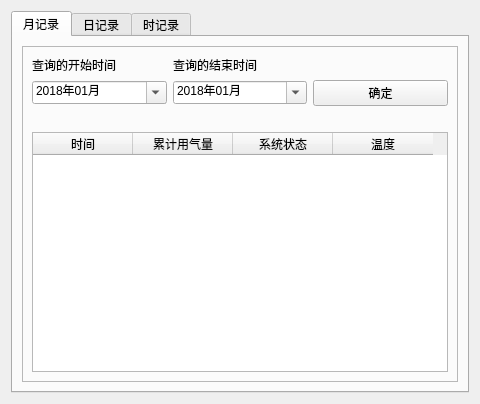
<?xml version="1.0" encoding="UTF-8"?>
<ui version="4.0">
 <class>ReadHstDt</class>
 <widget class="QWidget" name="ReadHstDt">
  <property name="geometry">
   <rect>
    <x>0</x>
    <y>0</y>
    <width>480</width>
    <height>404</height>
   </rect>
  </property>
  <property name="windowTitle">
   <string>Form</string>
  </property>
  <layout class="QGridLayout" name="gridLayout">
   <item row="0" column="0">
    <widget class="QTabWidget" name="tabW_History">
     <property name="currentIndex">
      <number>0</number>
     </property>
     <widget class="QWidget" name="tab_3">
      <attribute name="title">
       <string>月记录</string>
      </attribute>
      <layout class="QGridLayout" name="gridLayout_6">
       <item row="0" column="0">
        <widget class="QFrame" name="frame">
         <property name="frameShape">
          <enum>QFrame::StyledPanel</enum>
         </property>
         <property name="frameShadow">
          <enum>QFrame::Raised</enum>
         </property>
         <layout class="QGridLayout" name="gridLayout_5">
          <item row="0" column="0">
           <layout class="QGridLayout" name="gridLayout_2">
            <item row="1" column="0">
             <layout class="QHBoxLayout" name="horizontalLayout">
              <item>
               <widget class="QDateTimeEdit" name="DTEMonthStart">
                <property name="dateTime">
                 <datetime>
                  <hour>0</hour>
                  <minute>0</minute>
                  <second>0</second>
                  <year>2018</year>
                  <month>1</month>
                  <day>1</day>
                 </datetime>
                </property>
                <property name="displayFormat">
                 <string>yyyy年MM月</string>
                </property>
                <property name="calendarPopup">
                 <bool>true</bool>
                </property>
               </widget>
              </item>
             </layout>
            </item>
            <item row="0" column="0">
             <widget class="QLabel" name="label">
              <property name="text">
               <string>查询的开始时间</string>
              </property>
             </widget>
            </item>
            <item row="1" column="2">
             <widget class="QPushButton" name="MonthBtn">
              <property name="text">
               <string>确定</string>
              </property>
             </widget>
            </item>
            <item row="0" column="1">
             <widget class="QLabel" name="label_3">
              <property name="text">
               <string>查询的结束时间</string>
              </property>
             </widget>
            </item>
            <item row="1" column="1">
             <widget class="QDateTimeEdit" name="DTEMonthEnd">
              <property name="dateTime">
               <datetime>
                <hour>0</hour>
                <minute>0</minute>
                <second>0</second>
                <year>2018</year>
                <month>1</month>
                <day>1</day>
               </datetime>
              </property>
              <property name="displayFormat">
               <string>yyyy年MM月</string>
              </property>
              <property name="calendarPopup">
               <bool>true</bool>
              </property>
             </widget>
            </item>
           </layout>
          </item>
          <item row="1" column="0">
           <widget class="QLabel" name="labelRecordNumMon">
            <property name="text">
             <string/>
            </property>
           </widget>
          </item>
          <item row="2" column="0">
           <widget class="QTableWidget" name="TBHistMonth">
            <attribute name="horizontalHeaderMinimumSectionSize">
             <number>25</number>
            </attribute>
            <attribute name="verticalHeaderDefaultSectionSize">
             <number>30</number>
            </attribute>
            <column>
             <property name="text">
              <string>时间</string>
             </property>
            </column>
            <column>
             <property name="text">
              <string>累计用气量</string>
             </property>
            </column>
            <column>
             <property name="text">
              <string>系统状态</string>
             </property>
            </column>
            <column>
             <property name="text">
              <string>温度</string>
             </property>
            </column>
           </widget>
          </item>
         </layout>
        </widget>
       </item>
      </layout>
     </widget>
     <widget class="QWidget" name="tab_4">
      <attribute name="title">
       <string>日记录</string>
      </attribute>
      <layout class="QGridLayout" name="gridLayout_8">
       <item row="0" column="0">
        <widget class="QFrame" name="frame_2">
         <property name="frameShape">
          <enum>QFrame::StyledPanel</enum>
         </property>
         <property name="frameShadow">
          <enum>QFrame::Raised</enum>
         </property>
         <layout class="QGridLayout" name="gridLayout_7">
          <item row="0" column="0">
           <layout class="QGridLayout" name="gridLayout_3">
            <item row="1" column="0">
             <layout class="QHBoxLayout" name="horizontalLayout_2">
              <item>
               <widget class="QDateTimeEdit" name="DTEDateStart">
                <property name="dateTime">
                 <datetime>
                  <hour>0</hour>
                  <minute>0</minute>
                  <second>0</second>
                  <year>2018</year>
                  <month>1</month>
                  <day>1</day>
                 </datetime>
                </property>
                <property name="displayFormat">
                 <string>yy年MM月dd日</string>
                </property>
                <property name="calendarPopup">
                 <bool>true</bool>
                </property>
               </widget>
              </item>
             </layout>
            </item>
            <item row="0" column="0">
             <widget class="QLabel" name="label_13">
              <property name="text">
               <string>查询的开始时间</string>
              </property>
             </widget>
            </item>
            <item row="1" column="2">
             <widget class="QPushButton" name="DateBtn">
              <property name="text">
               <string>确定</string>
              </property>
             </widget>
            </item>
            <item row="0" column="1">
             <widget class="QLabel" name="label_14">
              <property name="text">
               <string>查询的结束时间</string>
              </property>
             </widget>
            </item>
            <item row="1" column="1">
             <widget class="QDateTimeEdit" name="DTEDateEnd">
              <property name="dateTime">
               <datetime>
                <hour>0</hour>
                <minute>0</minute>
                <second>0</second>
                <year>2018</year>
                <month>1</month>
                <day>1</day>
               </datetime>
              </property>
              <property name="displayFormat">
               <string>yy年MM月dd日</string>
              </property>
              <property name="calendarPopup">
               <bool>true</bool>
              </property>
             </widget>
            </item>
           </layout>
          </item>
          <item row="1" column="0">
           <widget class="QLabel" name="labelRecordNumdate">
            <property name="text">
             <string/>
            </property>
           </widget>
          </item>
          <item row="2" column="0">
           <widget class="QTableWidget" name="TBHistDate">
            <column>
             <property name="text">
              <string>时间</string>
             </property>
            </column>
            <column>
             <property name="text">
              <string>累计用气量</string>
             </property>
            </column>
            <column>
             <property name="text">
              <string>系统状态</string>
             </property>
            </column>
            <column>
             <property name="text">
              <string>温度</string>
             </property>
            </column>
           </widget>
          </item>
         </layout>
        </widget>
       </item>
      </layout>
     </widget>
     <widget class="QWidget" name="tab_5">
      <attribute name="title">
       <string>时记录</string>
      </attribute>
      <layout class="QGridLayout" name="gridLayout_10">
       <item row="0" column="0">
        <widget class="QFrame" name="frame_3">
         <property name="frameShape">
          <enum>QFrame::StyledPanel</enum>
         </property>
         <property name="frameShadow">
          <enum>QFrame::Raised</enum>
         </property>
         <layout class="QGridLayout" name="gridLayout_9">
          <item row="0" column="0">
           <layout class="QGridLayout" name="gridLayout_4">
            <item row="1" column="0">
             <layout class="QHBoxLayout" name="horizontalLayout_3">
              <item>
               <widget class="QDateTimeEdit" name="DTETimeStart">
                <property name="dateTime">
                 <datetime>
                  <hour>0</hour>
                  <minute>0</minute>
                  <second>0</second>
                  <year>2018</year>
                  <month>1</month>
                  <day>1</day>
                 </datetime>
                </property>
                <property name="displayFormat">
                 <string>MM月dd日HH时</string>
                </property>
                <property name="calendarPopup">
                 <bool>true</bool>
                </property>
               </widget>
              </item>
             </layout>
            </item>
            <item row="0" column="0">
             <widget class="QLabel" name="label_16">
              <property name="text">
               <string>查询的开始时间</string>
              </property>
             </widget>
            </item>
            <item row="1" column="2">
             <widget class="QPushButton" name="TimeBtn">
              <property name="text">
               <string>确定</string>
              </property>
             </widget>
            </item>
            <item row="0" column="1">
             <widget class="QLabel" name="label_17">
              <property name="text">
               <string>查询的结束时间</string>
              </property>
             </widget>
            </item>
            <item row="1" column="1">
             <widget class="QDateTimeEdit" name="DTETimeEnd">
              <property name="dateTime">
               <datetime>
                <hour>0</hour>
                <minute>0</minute>
                <second>0</second>
                <year>2018</year>
                <month>1</month>
                <day>1</day>
               </datetime>
              </property>
              <property name="displayFormat">
               <string>MM月dd日HH时</string>
              </property>
              <property name="calendarPopup">
               <bool>true</bool>
              </property>
             </widget>
            </item>
           </layout>
          </item>
          <item row="1" column="0">
           <widget class="QLabel" name="labelRecordNumTime">
            <property name="text">
             <string/>
            </property>
           </widget>
          </item>
          <item row="2" column="0">
           <widget class="QTableWidget" name="TBHistTime">
            <column>
             <property name="text">
              <string>时间</string>
             </property>
            </column>
            <column>
             <property name="text">
              <string>累计用气量</string>
             </property>
            </column>
            <column>
             <property name="text">
              <string>系统状态</string>
             </property>
            </column>
            <column>
             <property name="text">
              <string>温度</string>
             </property>
            </column>
           </widget>
          </item>
         </layout>
        </widget>
       </item>
      </layout>
     </widget>
    </widget>
   </item>
  </layout>
 </widget>
 <resources/>
 <connections/>
</ui>
